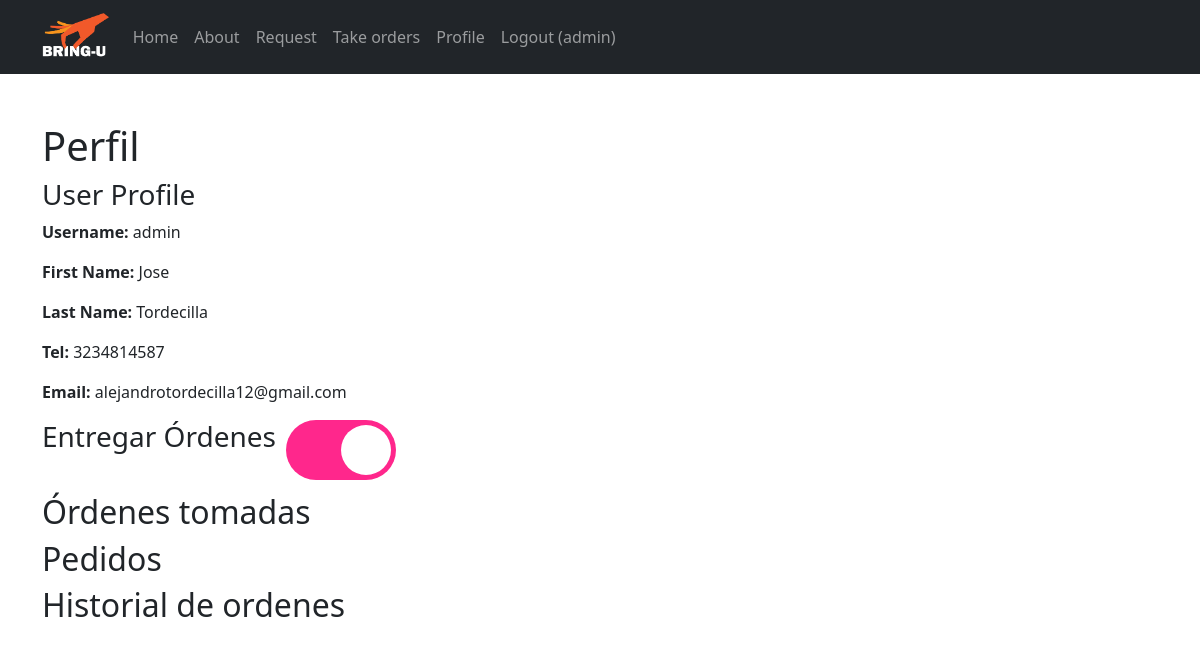
/profile (signed in), run on an earlier commit of the app's database.
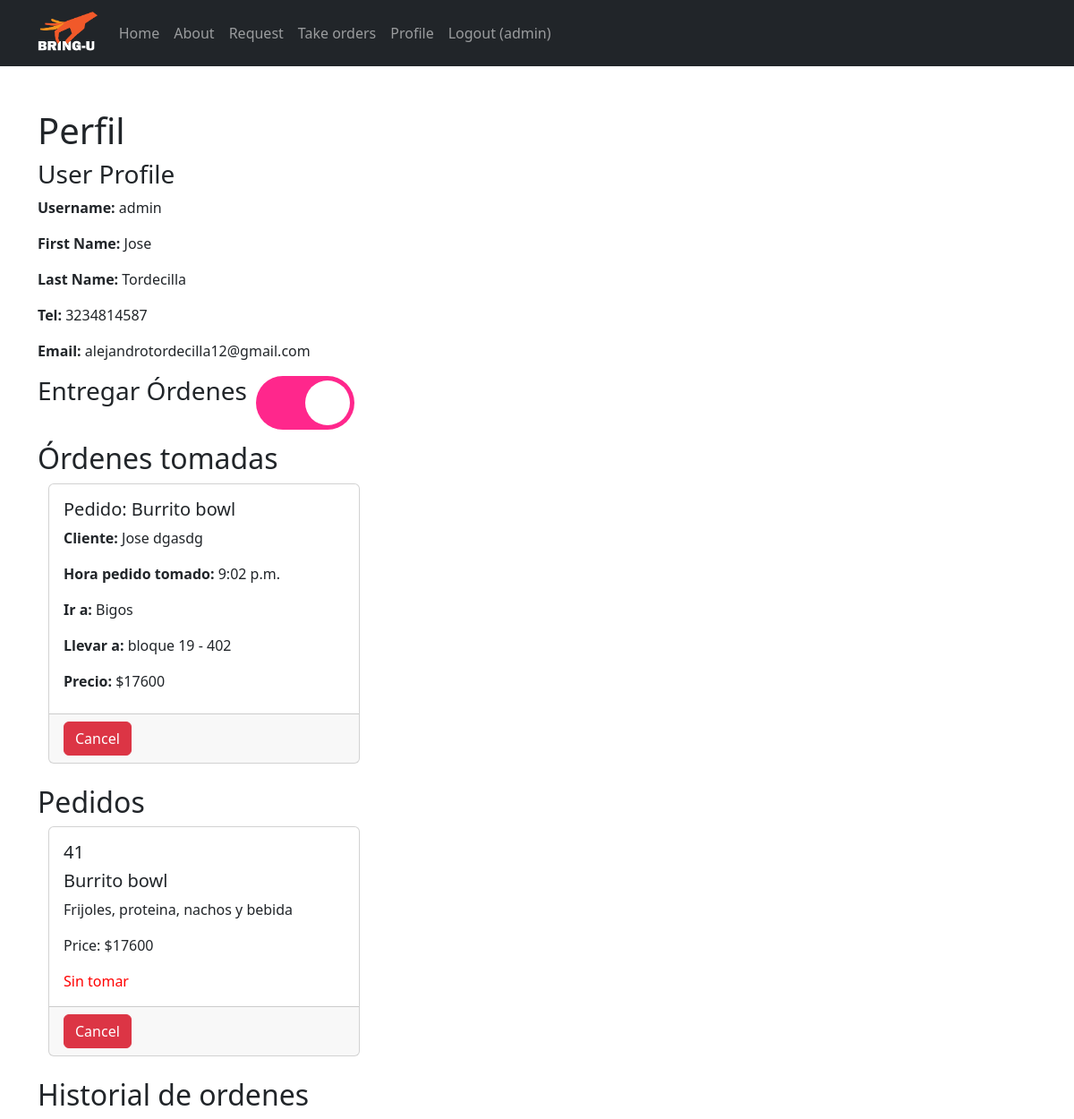
And on a later commit of the database.
### bring_u/models.py (models this page shows)
class Delivery(models.Model):
    id_delivery = models.AutoField(primary_key=True)
    fk_id_request = models.ForeignKey(Request, on_delete=models.CASCADE)
    fk_id_client = models.ForeignKey(UserProfile, on_delete=models.CASCADE, related_name='client_deliveries', default=None)
    fk_id_delivery_man = models.ForeignKey(UserProfile, on_delete=models.CASCADE, related_name='delivery_man_deliveries')
    time = models.TimeField(auto_now=True)

class Request(models.Model):
    id_request = models.AutoField(primary_key=True)
    name = models.CharField(max_length=100)
    desc = models.CharField(max_length=1000)
    price = models.IntegerField()
    status = models.CharField(max_length=30, default="Sin tomar")
    delivery_location = models.CharField(max_length=250)
    desc_delivery = models.CharField(max_length=1000, null=True)
    pick_up_location = models.CharField(max_length=250, default="Pick-up location")
    desc_pick_up_location = models.CharField(max_length=1000, null=True)
    file= models.FileField(upload_to=upload_to, null=True)
    fk_id_user = models.ForeignKey(UserProfile, on_delete=models.CASCADE)
    fk_id_product = models.ForeignKey(Product, on_delete=models.SET_NULL, null=True)
    business_name = models.CharField(max_length=70, null=True)

### accounts/models.py (models this page shows)
class UserProfile(AbstractUser):
    id = models.AutoField(primary_key=True)
    is_service_prov = models.BooleanField(default=False)
    first_name = models.CharField(max_length=100)
    last_name = models.CharField(max_length=100)
    username = models.CharField(max_length=15, unique=True)
    tel = models.IntegerField(null=True)
    profile_pic = models.ImageField(upload_to=upload_to, blank=True, null=True)
    email = models.EmailField()
    pass

### bring_u/views.py (the view, shortened to what this page needs)
# urls.py: path('profile', bringuViews.profile),
@login_required
def profile(request):
    user = request.user
    user_profile = UserProfile.objects.get(username=user)
    is_delivering = UserProfile.objects.filter(username=user, is_service_prov=True).exists() if user.is_authenticated else False
    deliveries = Delivery.objects.filter(fk_id_delivery_man=user_profile.id)
    user_id = user.id
    user_requests = Request.objects.filter(fk_id_user=user.id)
    context = {
        'user': user,
        'orders': user_requests,
        'is_delivering': is_delivering,
        'deliveries':deliveries
    }
    print(request)
    return render(request, 'profile.html', context)

### bring_u/templates/profile.html (shortened to what this page needs)
{% extends "base.html" %}
{% block content %}
<div class="container mt-5">
    <h1>Perfil </h1>
    <h3>User Profile</h3>
    <p><strong>Username:</strong> {{ user.username }}</p>
    <p><strong>First Name:</strong> {{ user.first_name }}</p>
    <p><strong>Last Name:</strong> {{ user.last_name }}</p>
    <p><strong>Tel:</strong> {{ user.tel }}</p>
    <p><strong>Email:</strong> {{ user.email }}</p>
    <form method="POST" action="/profile" id="toggle-form">
        <div id="container">
            <h3 id="title">Entregar Órdenes</h3>
            <label id="switch" for="deliver-orders">
                <span id="slid"></span>
            </label>
        </div>
    </form>
    {% if is_delivering %}
        <h2>Órdenes tomadas</h2>
        <div class="container">
            <div class="row">
                {% for delivery in deliveries %}
                <div class="col-md-4 mb-4">
                    <div class="card">
                        <div class="card-body">
                            <h5 class="card-text">Pedido: {{ delivery.fk_id_request.name}}</h5>
                            <p class="card-text"><b>Cliente: </b> {{ delivery.fk_id_client.first_name}} {{ delivery.fk_id_client.last_name }}</p>
                            <p class="card-text"><b>Hora pedido tomado: </b> {{ delivery.time }}</p>
                            <p class="card-text"><b>Ir a: </b> {{ delivery.fk_id_request.pick_up_location }}</p>
                            <p class="card-text"><b>Llevar a: </b> {{ delivery.fk_id_request.delivery_location }}</p>
                            <p class="card-title"><b>Precio: </b> ${{ delivery.fk_id_request.price }}</p>
                        </div>
                        <div class="card-footer">
                            <button class="btn btn-danger btn-cancel" type="button" data-bs-toggle="modal"
                                data-bs-target="#cancelConfirmationModal{{ delivery.id_product }}">
                                Cancel
                            </button>
                        </div>
                    </div>
                </div>
                {% endfor %}
            </div>
        </div>
    {% endif %}
    <h2>Pedidos</h2>
    <div class="container">
        <div class="row">
            {% for order in orders %}
            <div class="col-md-4 mb-4">
                <div class="card">
                    <div class="card-body">
                        <h5 class="card-title">{{ order.id_request }}</h5>
                        <h5 class="card-title">{{ order.name }}</h5>
                        <p class="card-text">{{ order.desc }}</p>
                        <p class="card-text">Price: ${{ order.price }}</p>
                        <p class="card-text" style="color:red">{{ order.status }}</p>
                    </div>
                    <div class="card-footer">
                        <button class="btn btn-danger btn-cancel" type="button" data-bs-toggle="modal"
                            data-bs-target="#cancelConfirmationModal{{ order.id_product }}">
                            Cancel
                        </button>
                    </div>
                </div>
            </div>
            {% endfor %}
        </div>
    </div>
    <h2>Historial de ordenes</h2>
</div>
{% endblock %}

What changed in the data, as far as the page shows it:
added Delivery: fk_id_request.name "Burrito bowl", fk_id_client.first_name "Jose", fk_id_client.last_name "dgasdg", time "9:02 p.m.", fk_id_request.pick_up_location "Bigos", fk_id_request.delivery_location "bloque 19 - 402", fk_id_request.price "17600"
added Request: id_request "41", name "Burrito bowl", desc "Frijoles, proteina, nachos y bebida", price "17600", status "Sin tomar"
